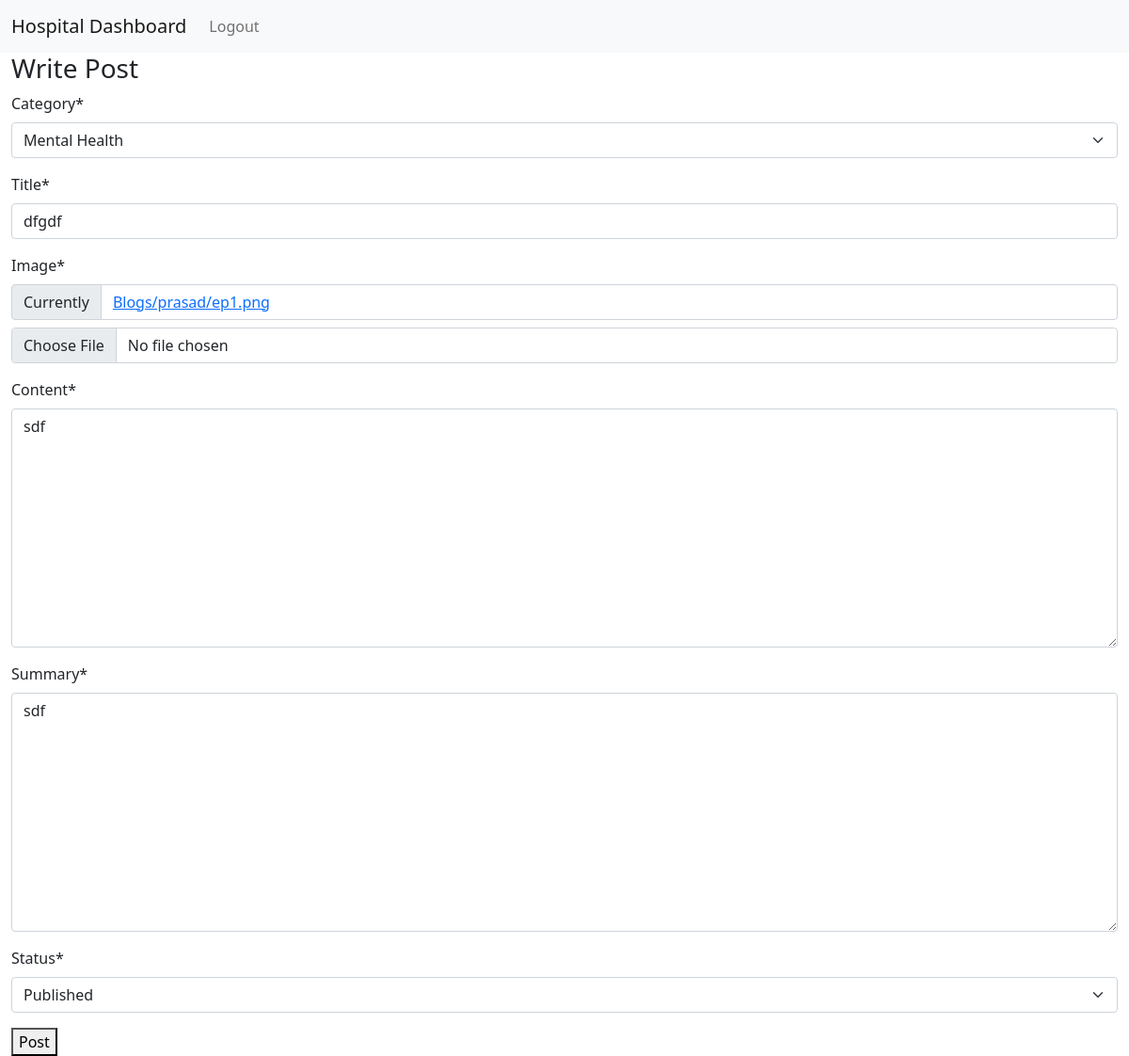
The app's page /blog/update/1/ (signed in), older data.
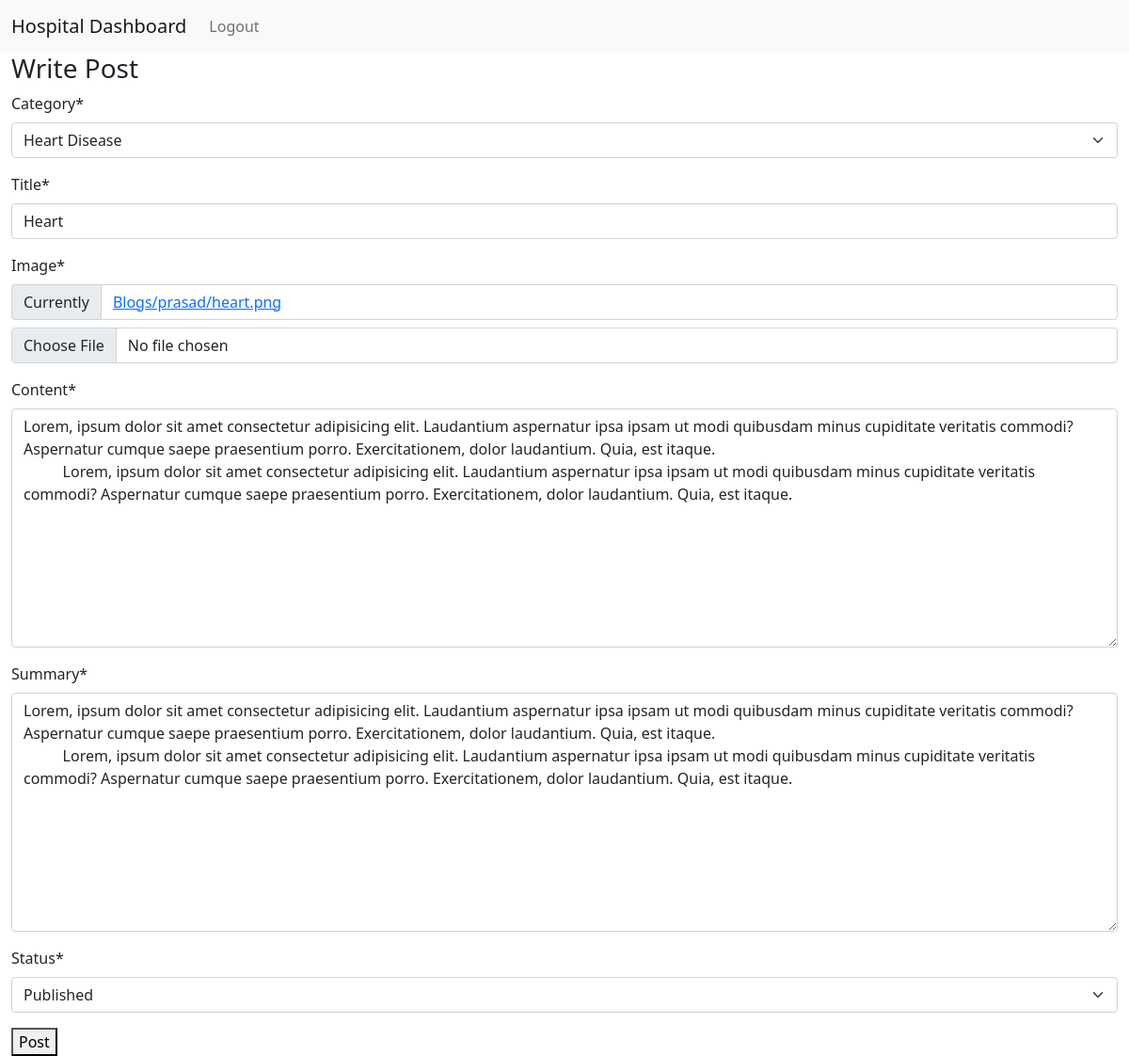
The same page, newer data.
### Core/models.py (models this page shows)
class Blog(models.Model):
	doctor = models.ForeignKey(User, on_delete=models.CASCADE)
	category_choice = (
		("mental_health","Mental Health"),
		("heart_disease","Heart Disease"),
		("covid19","Covid19"),
		("immunization","Immunization")
	)
	category = models.CharField(max_length=25,choices=category_choice)
	title = models.CharField(max_length=50)
	image = models.ImageField(upload_to=getUploadPath)
	content = models.TextField()
	summary = models.TextField()
	status_choice = (
		("draft","Draft"),
		("published","Published"),
		("take_down","Take Down")
	)
	status = models.CharField(max_length=25,choices=status_choice)

### Core/views.py (the view, shortened to what this page needs)
# urls.py: path('blog/update/<int:pk>/', views.PostUpdateView.as_view(), name='update_blog'),
class PostUpdateView(LoginRequiredMixin, UpdateView):
    model = Blog
    fields = ['category','title','image','content','summary','status']
    template_name ='Core/create.html'

### templates/Core/create.html (shortened to what this page needs)
{% extends "Core/base.html" %}
{% load crispy_forms_tags %}
{% block "codeblock" %}
    <div class="content-section">
        <h3 class="title">Write Post</h3>
        <form method="POST" enctype="multipart/form-data">
                {{ form|crispy }}
            <div class="form-group">
                <button class="button" type="submit">Post</button>
            </div>
        </form>
    </div>
{% endblock "codeblock" %}

Row changes from the older to the newer data that the page shows:
changed Blog "Published": category "Mental Health" → "Heart Disease"; title "dfgdf" → "Heart"; content "sdf" → "Lorem, ipsum dolor sit amet consectetur adipisicing elit. Laudantium aspernatur ipsa ipsam ut modi quibusdam minus cupiditate veritatis commodi? Aspernatur cumque saepe praesentium porro. Exercitationem, dolor laudantium. Quia, est itaque. Lorem, ipsum dolor sit amet consectetur adipisicing elit. Laudantium aspernatur ipsa ipsam ut modi quibusdam minus cupiditate veritatis commodi? Aspernatur cumque saepe praesentium porro. Exercitationem, dolor laudantium. Quia, est itaque."; summary "sdf" → "Lorem, ipsum dolor sit amet consectetur adipisicing elit. Laudantium aspernatur ipsa ipsam ut modi quibusdam minus cupiditate veritatis commodi? Aspernatur cumque saepe praesentium porro. Exercitationem, dolor laudantium. Quia, est itaque. Lorem, ipsum dolor sit amet consectetur adipisicing elit. Laudantium aspernatur ipsa ipsam ut modi quibusdam minus cupiditate veritatis commodi? Aspernatur cumque saepe praesentium porro. Exercitationem, dolor laudantium. Quia, est itaque."
Text that changed along with them:
text no longer shown: "Category * Title * Image * Currently Blogs/prasad/ep1.png Content * Summary * Status *"
text now shown: "Category * Title * Image * Currently Blogs/prasad/heart.png Content * Summary * Status *"
